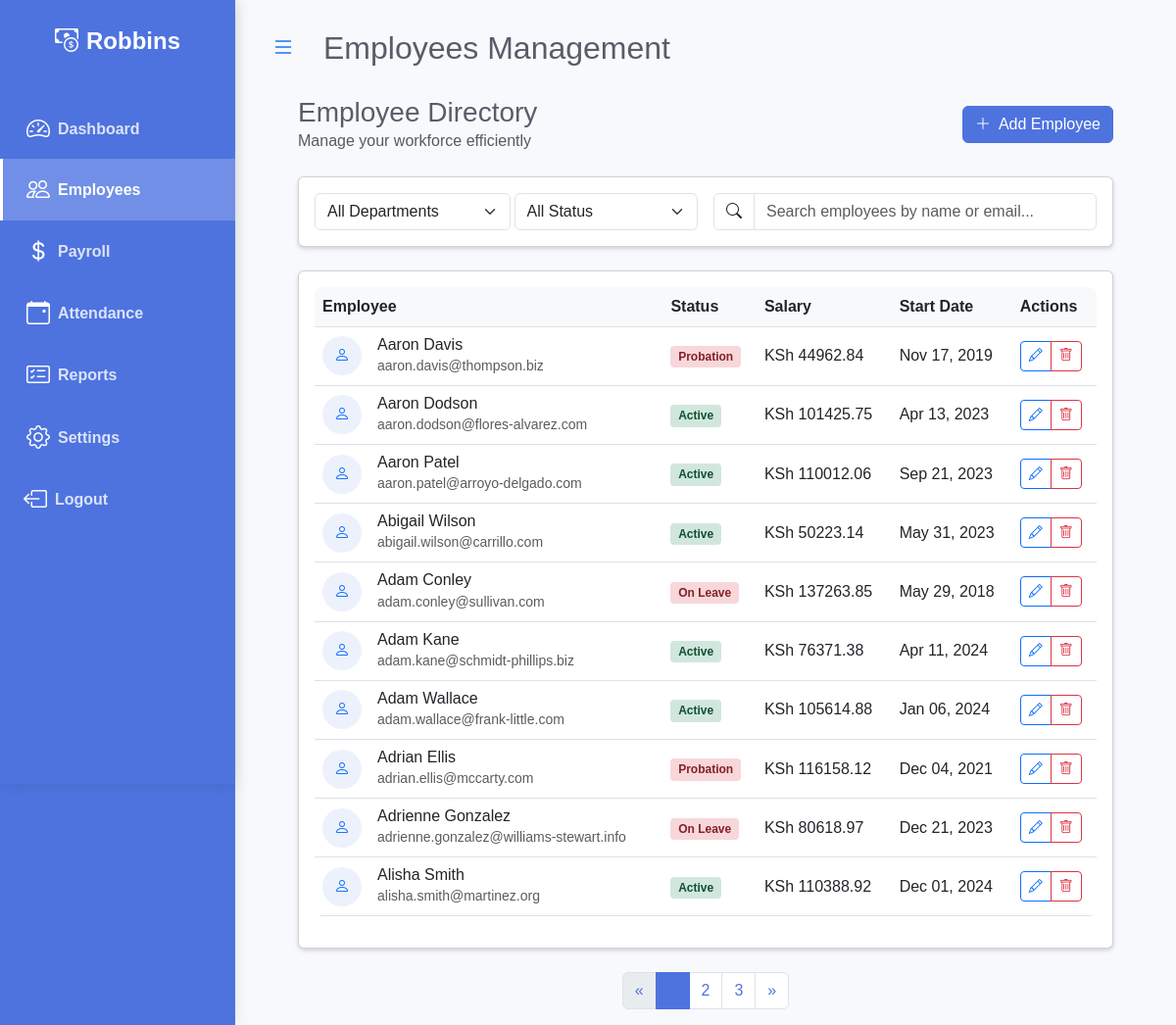
Page /employees/ (signed in) on the committed database.
### payroll/models.py (models this page shows, shortened)
class Company(models.Model):
    name = models.CharField(max_length=255)
    logo = models.ImageField(upload_to='logos/', null=True, blank=True)

class Employee(models.Model):
    ACTIVE_STATUS = [
        ('active', 'Active'),
        ('on_leave', 'On Leave'),
        ('probation', 'Probation'),
    ]
    DEPARTMENT_CHOICES = [
        ('engineering', 'Engineering'),
        ('marketing', 'Marketing'),
        ('sales', 'Sales'),
        ('human_resource', 'Human Resource'),
        ('finance', 'Finance'),
        ('design', 'Design'),
    ]
    first_name = models.CharField(max_length=30)
    last_name = models.CharField(max_length=30)
    email = models.EmailField()
    phone_number = models.CharField(max_length=15, blank=True, null=True)
    hire_date = models.DateField()
    department = models.CharField(
        max_length=20,
        choices=DEPARTMENT_CHOICES,
        null=True,
        blank=True,
    )
    salary = models.DecimalField(max_digits=10, decimal_places=2)
    is_active = models.CharField(
        max_length=10,
        choices=ACTIVE_STATUS,
        default='active',
    )

### payroll/views.py (the view)
# urls.py: path('employees/', views.employee_list, name='employee_list'),
@login_required
def employee_list(request):
    status_filter = request.GET.get('status', '')
    department_filter = request.GET.get('department', '')
    search_query = request.GET.get('search', '').strip()
    sort_by = request.GET.get('sort', 'id')
    page = request.GET.get('page', 1)
    employees = Employee.objects.all().order_by('first_name', 'last_name')
    if search_query:
        employees = employees.filter(
            Q(first_name__icontains=search_query) |
            Q(last_name__icontains=search_query) |
            Q(email__icontains=search_query)
        )
    if status_filter:
        employees = employees.filter(is_active=status_filter)
    if department_filter:
        employees = employees.filter(department=department_filter)
    paginator = Paginator(employees, 10)
    try:
        employees_page = paginator.page(page)
    except PageNotAnInteger:
        employees_page = paginator.page(1)
    except EmptyPage:
        employees_page = paginator.page(paginator.num_pages)
    if request.headers.get('x-requested-with') == 'XMLHttpRequest':
        return render(request, 'payroll/partials/employee_table_body.html', {'employees': employees_page})
    context = {
        'employees': employees_page,
        'search_query': search_query,
        'department_choices': Employee.DEPARTMENT_CHOICES,
        'status_choices': Employee.ACTIVE_STATUS,
        'current_department': department_filter,
        'current_status': status_filter,
        'status_counts': Employee.objects.values('is_active').annotate(count=Count('id')),
    }
    return render(request, 'payroll/employees.html', context)

### payroll/templatetags/company_tags.py (called while the page is built)
@register.simple_tag
def get_company_name():
    company = Company.objects.first()
    return company.name if company else "PayPulse"

### payroll/templates/payroll/employees.html (shortened to what this page needs)
{% extends 'base.html' %}
{% load static %}
{% block page_title %}Employees Management{% endblock %}
{% block extra_css %}
<link rel="stylesheet" href="{% static 'css/employees.css' %}">
{% endblock %}
{% block content %}
<div class="container-fluid">
  <div class="d-flex justify-content-between align-items-center mb-4">
    <div>
      <h3 class="mb-0">Employee Directory</h3>
      <p class="text-muted mb-0">Manage your workforce efficiently</p>
    </div>
    <a href="{% url 'add_employee' %}" class="btn btn-primary">
      <i class="bi bi-plus-lg me-2"></i>Add Employee
    </a>
  </div>
  <div class="card shadow-sm mb-4">
    <div class="card-body">
      <div class="row g-3 align-items-center">
        <div class="col-md-3">
          <select class="form-select department-filter" id="departmentFilter">
            <option value="">All Departments</option>
          </select>
        </div>
        <div class="col-md-3">
          <select class="form-select" id="statusFilter">
            <option value="">All Status</option>
          </select>
        </div>
        <div class="col-md-6">
          <div class="input-group">
            <span class="input-group-text bg-transparent">
              <i class="bi bi-search"></i>
            </span>
            <input type="text" class="form-control" id="searchEmployee" name="search" value="{{ search_query }}" placeholder="Search employees by name or email...">
          </div>
        </div>
      </div>
    </div>
  </div>
  <div class="card shadow-sm">
    <div class="card-body">
      <div class="table-responsive">
        <table class="table table-hover align-middle">
          <thead>
            <tr>
              <th>Employee</th>
              <th>Status</th>
              <th>Salary</th>
              <th>Start Date</th>
              <th>Actions</th>
            </tr>
          </thead>
          <tbody id="employeeTableBody">
            {% include 'payroll/partials/employee_table_body.html' %}
          </tbody>
        </table>
      </div>
    </div>
  </div>
  <div class="d-flex justify-content-center mt-4">
    <nav aria-label="Employee pagination">
      <ul class="pagination">
        {% if employees.has_previous %}
          <li class="page-item">
            <a class="page-link" href="?page={{ employees.previous_page_number }}{% if current_department %}&department={{ current_department }}{% endif %}{% if current_status %}&status={{ current_status }}{% endif %}{% if search_query %}&search={{ search_query }}{% endif %}" aria-label="Previous">
              <span aria-hidden="true">&laquo;</span>
            </a>
          </li>
        {% else %}
          <li class="page-item disabled">
            <span class="page-link">&laquo;</span>
          </li>
        {% endif %}
        {% for num in employees.paginator.page_range %}
          {% if employees.number == num %}
            <li class="page-item active"><span class="page-link">{{ num }}</span></li>
          {% elif num > employees.number|add:'-3' and num < employees.number|add:'3' %}
            <li class="page-item"><a class="page-link" href="?page={{ num }}">{{ num }}</a></li>
          {% endif %}
        {% endfor %}
        {% if employees.has_next %}
          <li class="page-item">
            <a class="page-link" href="?page={{ employees.next_page_number }}" aria-label="Next">
              <span aria-hidden="true">&raquo;</span>
            </a>
          </li>
        {% else %}
          <li class="page-item disabled">
            <span class="page-link">&raquo;</span>
          </li>
        {% endif %}
      </ul>
    </nav>
  </div>
</div>
{% endblock %}

### templates/sidebar.html (shortened to what this page needs)
{% load company_tags %}
<div class="bg-primary-dark" id="sidebar-wrapper">
      <div class="sidebar-heading text-center py-4 fs-4 fw-bold text-white">
        <i class="bi bi-cash-coin me-2"></i><span class="sidebar-label">{% get_company_name %}</span>
      </div>
      <div class="list-group list-group-flush my-3">
        <a href="{% url 'index'%}" class="list-group-item list-group-item-action bg-transparent second-text fw-bold {% if request.resolver_match.url_name == 'index' %}active{% endif %}">
          <i class="bi bi-speedometer2 me-2"></i><span class="sidebar-label">Dashboard</span>
        </a>
        <a href="{% url 'employee_list'%}" class="list-group-item list-group-item-action bg-transparent second-text fw-bold {% if request.resolver_match.url_name == 'employee_list' %}active{% endif %}">
          <i class="bi bi-people me-2"></i><span class="sidebar-label">Employees</span>
        </a>
        <a href="{% url 'payroll'%}" class="list-group-item list-group-item-action bg-transparent second-text fw-bold {% if request.resolver_match.url_name == 'payroll' %}active{% endif %}">
          <i class="bi bi-currency-dollar me-2"></i><span class="sidebar-label">Payroll</span>
        </a>
        <a href="#" class="list-group-item list-group-item-action bg-transparent second-text fw-bold">
          <i class="bi bi-calendar-event me-2"></i><span class="sidebar-label">Attendance</span>
        </a>
        <a href="{% url 'reports' %}" class="list-group-item list-group-item-action bg-transparent second-text fw-bold {% if request.resolver_match.url_name == 'reports' %}active{% endif %}">
          <i class="bi bi-card-checklist me-2"></i><span class="sidebar-label">Reports</span>
        </a>
        <a href="{% url 'company_settings' %}" class="list-group-item list-group-item-action bg-transparent second-text fw-bold {% if request.resolver_match.url_name == 'company_settings' %}active{% endif %}">
          <i class="bi bi-gear me-2"></i><span class="sidebar-label">Settings</span>
        </a>
        {% if user.is_authenticated %}
        <a href="#" onclick="event.preventDefault(); document.getElementById('logout-form').submit();" class="list-group-item list-group-item-action bg-transparent text-danger fw-bold border-0 w-100 text-start">
          <i class="bi bi-box-arrow-left me-2"></i><span class="sidebar-label">Logout</span>
        </a>
        {% else %}
        <a href="{% url 'login' %}" class="list-group-item list-group-item-action bg-transparent second-text fw-bold">
          <i class="bi bi-box-arrow-in-right me-2"></i><span class="sidebar-label">Login</span>
        </a>
        {% endif %}
      </div>
    </div>

### payroll/templates/payroll/partials/employee_table_body.html (shortened to what this page needs)
{% for employee in employees %}
<tr>
  <td>
    <div class="d-flex align-items-center">
      {% if employee.profile_image %}
      <img src="{{ employee.profile_image.url }}" alt="{{ employee.full_name }}" class="avatar me-3">
      {% else %}
      <div class="avatar me-3 bg-primary-light d-flex align-items-center justify-content-center">
        <i class="bi bi-person text-primary"></i>
      </div>
      {% endif %}
      <div>
        <h6 class="mb-0">{{ employee.first_name }} {{ employee.last_name }}</h6>
        <small class="text-muted">{{ employee.email }}</small>
      </div>
    </div>
  </td>
  <td>
    <span class="status-badge {% if employee.is_active == 'active' %}status-active{% else %}status-inactive{% endif %}">
      {{ employee.get_is_active_display }}
    </span>
  </td>
  <td>KSh {{ employee.salary|floatformat:2 }}</td>
  <td>{{ employee.hire_date|date:"M d, Y" }}</td>
  <td>
    <div class="btn-group">
      <a href="{% url 'edit_employee' employee.id %}" class="btn btn-sm btn-outline-primary">
        <i class="bi bi-pencil"></i>
      </a>
      <button type="button" class="btn btn-sm btn-outline-danger"
              onclick="confirmDelete('{{ employee.id }}', '{{ employee.first_name }} {{ employee.last_name }}')">
        <i class="bi bi-trash"></i>
      </button>
    </div>
  </td>
</tr>
{% endfor %}

### static/css/style.css (style rules this page uses)
:root { --primary-color: #4e73df;--secondary-color: #1cc88a;--danger-color: #e74a3b;--warning-color: #f6c23e;--info-color: #36b9cc;--dark-color: #5a5c69;--light-color: #f8f9fc;--border-color: #e3e6f0 }
* { margin:0;padding:0;box-sizing:border-box }
body { font-family:Nunito,sans-serif;background-color:#f8f9fc;color:#5a5c69;overflow-x:hidden }
#sidebar-wrapper { min-height:100vh;width:250px;flex-shrink: 0;margin-left:0;transition:margin .25s ease-out;background-color:var(--primary-color) }
#sidebar-wrapper .sidebar-heading { padding:.875rem 1.25rem;font-size:1.2rem }
#sidebar-wrapper .list-group { width:15rem }
.list-group-item { border:none;padding:.85rem 1.5rem;color:#fffc!important }
.list-group-item.active { background-color:#ffffff1a!important;color:#fff!important;font-weight:700;border:none }
.bg-primary-dark { background-color:var(--primary-color) }
.second-text { color:#fffc }
.btn-primary { background-color:var(--primary-color);border-color:var(--primary-color) }
.shadow-sm { box-shadow:0 .125rem .25rem #3a3b4533!important }
.pagination .page-item.active .page-link { background-color:var(--primary-color);border-color:var(--primary-color) }
.pagination .page-link { color:var(--primary-color) }

### static/css/responsive.css (style rules this page uses)
@media (min-width: 768px) { #sidebar-wrapper { margin-left: 0; } }
@media (min-width: 1200px) { .container-fluid { padding-left: 2rem; padding-right: 2rem; } }
.sidebar .list-group-item { border-left: 3px solid transparent; transition: all 0.2s ease; }
.sidebar .list-group-item.active { border-left: 3px solid #fff; position: relative; }
.sidebar .list-group-item.active::before { content: ""; position: absolute; left: -3px; top: 0; height: 100%; width: 3px; background-color: #fff; }

### static/css/employees.css (style rules this page uses)
:root { --primary-color: #4e73df; --secondary-color: #1cc88a; --danger-color: #e74a3b; --warning-color: #f6c23e; --info-color: #36b9cc; --dark-color: #5a5c69; --light-color: #f8f9fc; --border-color: #e3e6f0; }
* { margin: 0; padding: 0; box-sizing: border-box; }
body { font-family: 'Nunito', sans-serif; background-color: #f8f9fc; color: #5a5c69; overflow-x: hidden; }
#sidebar-wrapper { min-height: 100vh; width: 250px; margin-left: -15rem; transition: margin 0.25s ease-out; background-color: var(--primary-color); }
#sidebar-wrapper .sidebar-heading { padding: 0.875rem 1.25rem; font-size: 1.2rem; }
#sidebar-wrapper .list-group { width: 15rem; }
.list-group-item { border: none; padding: 0.85rem 1.5rem; color: rgba(255, 255, 255, 0.8) !important; }
.list-group-item.active { background-color: rgba(255, 255, 255, 0.1) !important; color: #fff !important; font-weight: 700; border: none; }
.bg-primary-dark { background-color: var(--primary-color); }
.second-text { color: rgba(255, 255, 255, 0.8); }
.bg-primary-light { background-color: rgba(78, 115, 223, 0.1); }
.table { border-radius: 8px; overflow: hidden; }
.table th { border-top: none; font-weight: 600; }
@media (min-width: 768px) { #sidebar-wrapper { margin-left: 0; } }
.btn-primary { background-color: var(--primary-color); border-color: var(--primary-color); }
.shadow-sm { box-shadow: 0 0.125rem 0.25rem 0 rgba(58, 59, 69, 0.2) !important; }
.pagination .page-item.active .page-link { background-color: var(--primary-color); border-color: var(--primary-color); }
.pagination .page-link { color: var(--primary-color); }

### templates/base.html (style rules this page uses)
#sidebar-wrapper { width: 15rem; min-width: 15rem; max-width: 15rem; min-height: 100vh; background: #4e73df; box-shadow: 0 0 15px rgba(0,0,0,0.1); transition: all 0.3s cubic-bezier(.4,0,.2,1); z-index: 1001; }
#sidebar-wrapper .list-group-item { white-space: nowrap; overflow: hidden; text-overflow: ellipsis; transition: padding 0.2s, text-align 0.2s; display: flex; align-items: center; }
#sidebar-wrapper .list-group-item i { color: #fff !important; font-size: 1.5rem; margin-right: 0.5rem; transition: margin 0.2s; }
.sidebar .list-group-item { color: rgba(255, 255, 255, 0.8) !important; background-color: transparent; }
.sidebar .list-group-item.active { background-color: rgba(255, 255, 255, 0.2) !important; color: #fff !important; }
#sidebar-wrapper .list-group-item i { color: #fff !important; }

### rows in the picture
Company: name "Robbins"
Employee: first_name "Aaron", last_name "Davis", email "aaron.davis@thompson.biz", is_active "Probation", salary "44962.84", hire_date "Nov 17, 2019"
Employee: first_name "Aaron", last_name "Dodson", email "aaron.dodson@flores-alvarez.com", is_active "Active", salary "101425.75", hire_date "Apr 13, 2023"
Employee: first_name "Aaron", last_name "Patel", email "aaron.patel@arroyo-delgado.com", is_active "Active", salary "110012.06", hire_date "Sep 21, 2023"
Employee: first_name "Abigail", last_name "Wilson", email "abigail.wilson@carrillo.com", is_active "Active", salary "50223.14", hire_date "May 31, 2023"
Employee: first_name "Adam", last_name "Conley", email "adam.conley@sullivan.com", is_active "On Leave", salary "137263.85", hire_date "May 29, 2018"
Employee: first_name "Adam", last_name "Kane", email "adam.kane@schmidt-phillips.biz", is_active "Active", salary "76371.38", hire_date "Apr 11, 2024"
Employee: first_name "Adam", last_name "Wallace", email "adam.wallace@frank-little.com", is_active "Active", salary "105614.88", hire_date "Jan 06, 2024"
Employee: first_name "Adrian", last_name "Ellis", email "adrian.ellis@mccarty.com", is_active "Probation", salary "116158.12", hire_date "Dec 04, 2021"
Employee: first_name "Adrienne", last_name "Gonzalez", email "adrienne.gonzalez@williams-stewart.info", is_active "On Leave", salary "80618.97", hire_date "Dec 21, 2023"
Employee: first_name "Alisha", last_name "Smith", email "alisha.smith@martinez.org", is_active "Active", salary "110388.92", hire_date "Dec 01, 2024"

### other values in the picture
{{ num }} "2" "3"
